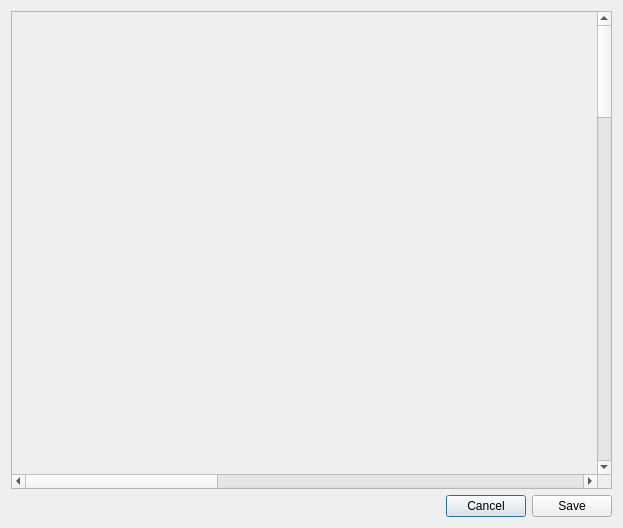
<?xml version="1.0" encoding="UTF-8"?>
<ui version="4.0">
 <class>ExportDialog</class>
 <widget class="QDialog" name="ExportDialog">
  <property name="geometry">
   <rect>
    <x>0</x>
    <y>0</y>
    <width>623</width>
    <height>528</height>
   </rect>
  </property>
  <property name="windowTitle">
   <string>Dialog</string>
  </property>
  <layout class="QVBoxLayout" name="verticalLayout_2">
   <item>
    <widget class="QScrollArea" name="scrollArea">
     <property name="widgetResizable">
      <bool>true</bool>
     </property>
     <widget class="QWidget" name="scrollAreaWidgetContents_2">
      <property name="geometry">
       <rect>
        <x>0</x>
        <y>0</y>
        <width>1700</width>
        <height>2201</height>
       </rect>
      </property>
      <layout class="QVBoxLayout" name="verticalLayout">
       <property name="spacing">
        <number>0</number>
       </property>
       <property name="leftMargin">
        <number>0</number>
       </property>
       <property name="topMargin">
        <number>0</number>
       </property>
       <property name="rightMargin">
        <number>0</number>
       </property>
       <property name="bottomMargin">
        <number>0</number>
       </property>
       <item>
        <widget class="ExportWidget" name="exportWidget" native="true">
         <property name="sizePolicy">
          <sizepolicy hsizetype="Fixed" vsizetype="Fixed">
           <horstretch>0</horstretch>
           <verstretch>0</verstretch>
          </sizepolicy>
         </property>
         <property name="minimumSize">
          <size>
           <width>1700</width>
           <height>2201</height>
          </size>
         </property>
         <property name="maximumSize">
          <size>
           <width>1700</width>
           <height>2201</height>
          </size>
         </property>
         <property name="baseSize">
          <size>
           <width>1700</width>
           <height>2201</height>
          </size>
         </property>
        </widget>
       </item>
      </layout>
     </widget>
    </widget>
   </item>
   <item>
    <layout class="QHBoxLayout" name="horizontalLayout">
     <item>
      <spacer name="horizontalSpacer">
       <property name="orientation">
        <enum>Qt::Horizontal</enum>
       </property>
       <property name="sizeHint" stdset="0">
        <size>
         <width>40</width>
         <height>20</height>
        </size>
       </property>
      </spacer>
     </item>
     <item>
      <widget class="QPushButton" name="cancelButton">
       <property name="text">
        <string>Cancel</string>
       </property>
      </widget>
     </item>
     <item>
      <widget class="QPushButton" name="saveButton">
       <property name="text">
        <string>Save</string>
       </property>
      </widget>
     </item>
    </layout>
   </item>
  </layout>
 </widget>
 <customwidgets>
  <customwidget>
   <class>ExportWidget</class>
   <extends>QWidget</extends>
   <header>exportdialog.h</header>
   <container>1</container>
  </customwidget>
 </customwidgets>
 <resources/>
 <connections>
  <connection>
   <sender>cancelButton</sender>
   <signal>released()</signal>
   <receiver>ExportDialog</receiver>
   <slot>reject()</slot>
   <hints>
    <hint type="sourcelabel">
     <x>494</x>
     <y>505</y>
    </hint>
    <hint type="destinationlabel">
     <x>311</x>
     <y>263</y>
    </hint>
   </hints>
  </connection>
 </connections>
</ui>
